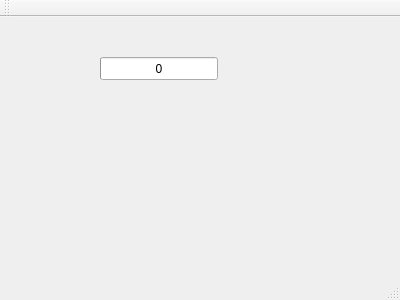
<?xml version="1.0" encoding="UTF-8"?>
<ui version="4.0">
 <class>MainWindow</class>
 <widget class="QMainWindow" name="MainWindow">
  <property name="geometry">
   <rect>
    <x>0</x>
    <y>0</y>
    <width>400</width>
    <height>300</height>
   </rect>
  </property>
  <property name="windowTitle">
   <string>MainWindow</string>
  </property>
  <widget class="QWidget" name="centralWidget">
   <widget class="QProgressBar" name="progressBar">
    <property name="geometry">
     <rect>
      <x>100</x>
      <y>40</y>
      <width>118</width>
      <height>23</height>
     </rect>
    </property>
    <property name="value">
     <number>0</number>
    </property>
    <property name="format">
     <string>%p</string>
    </property>
   </widget>
  </widget>
  <widget class="QMenuBar" name="menuBar">
   <property name="geometry">
    <rect>
     <x>0</x>
     <y>0</y>
     <width>400</width>
     <height>22</height>
    </rect>
   </property>
  </widget>
  <widget class="QToolBar" name="mainToolBar">
   <attribute name="toolBarArea">
    <enum>TopToolBarArea</enum>
   </attribute>
   <attribute name="toolBarBreak">
    <bool>false</bool>
   </attribute>
  </widget>
  <widget class="QStatusBar" name="statusBar"/>
 </widget>
 <layoutdefault spacing="6" margin="11"/>
 <resources/>
 <connections/>
</ui>
